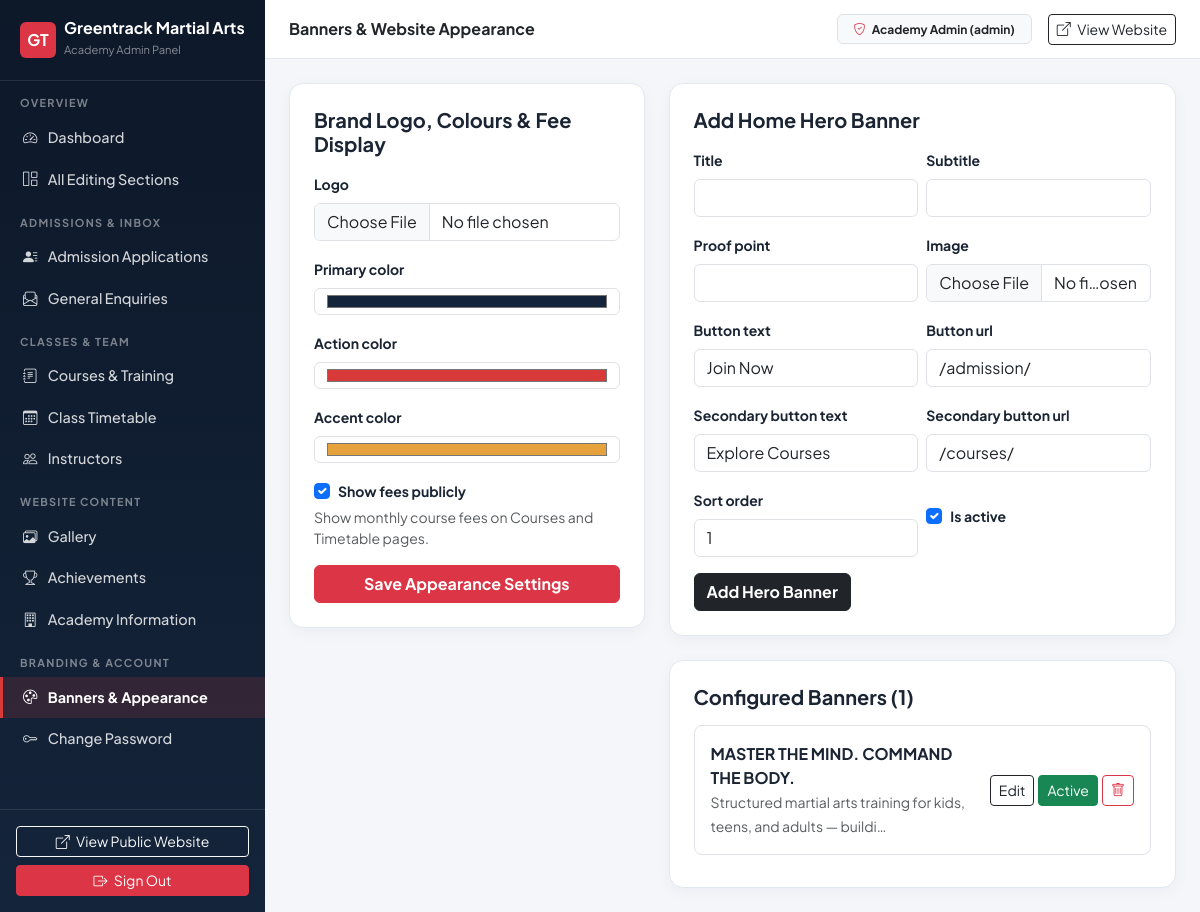
Page /academy-panel/content/appearance/ (signed in) on the committed database.
### core/models.py (models this page shows, shortened)
class SiteSettings(models.Model):
    academy_name = models.CharField(max_length=150, default='Greentrack Martial Arts')
    tagline = models.CharField(
        max_length=200,
        default='Build Strength. Discipline. Confidence.',
    )
    logo = models.ImageField(
        upload_to='branding/',
        blank=True,
        null=True,
        validators=[validate_safe_image],
    )
    phone = models.CharField(max_length=40, default='+91 98765 43210')
    whatsapp = models.CharField(
        max_length=40,
        default='919876543210',
        help_text='Digits with country code, no + or spaces (used for WhatsApp click-to-chat).',
    )
    email = models.EmailField(default='admissions@greentrackmartialarts.in')
    address = models.TextField(
        default='42 Greentrack Dojo, 100 Feet Road, Indiranagar, Bengaluru 560038',
    )
    opening_hours = models.CharField(
        max_length=200,
        default='Mon–Fri: 6:00 AM – 9:00 PM | Sat–Sun: 7:30 AM – 4:00 PM',
    )
    map_url = models.URLField(
        blank=True,
        default='https://maps.google.com/?q=Indiranagar+Bengaluru',
        help_text='Verified Google Maps directions link.',
    )
    map_embed_url = models.URLField(
        blank=True,
        default='',
        help_text='Optional Google Maps embed iframe URL.',
    )
    instagram_url = models.URLField(blank=True, default='https://instagram.com/')
    facebook_url = models.URLField(blank=True, default='https://facebook.com/')
    youtube_url = models.URLField(blank=True, default='')
    primary_color = models.CharField(max_length=20, default='#14243A')
    action_color = models.CharField(max_length=20, default='#D83A3A')
    accent_color = models.CharField(max_length=20, default='#E6A23C')
    show_fees_publicly = models.BooleanField(
        default=True,
        help_text='Show monthly course fees on Courses and Timetable pages.',
    )
    founded_year = models.PositiveIntegerField(default=2014)
    academy_story = models.TextField(
        default=(
            'Founded in 2014, Greentrack Martial Arts was established to provide structured, '
            'safe, and welcoming martial arts education for children, teens, and adults. '
            'Our academy blends traditional martial values—respect, self-control, and perseverance—with '
            'modern coaching science.'
        ),
    )
    training_philosophy = models.TextField(
        default=(
            'Every student progresses at a clear, structured pace built on safety, technical mastery, '
            'physical conditioning, and mental confidence. Whether stepping onto the mats for fitness, '
            'personal safety, or tournament competition, our instructors guide each learner personally.'
        ),
    )
    footer_text = models.CharField(
        max_length=255,
        default='Structured Karate, Boxing, Kung Fu, and practical Self-Defence training for all ages.',
    )
    privacy_notice = models.TextField(
        default=(
            'Greentrack Martial Arts collects admission and enquiry details solely to respond to your '
            'training request, schedule trial assessments, and manage academy enrolment. Minor applicant '
            'information requires parent or guardian consent. Personal data is restricted to authorised '
            'academy staff, never sold or exposed publicly, and retained only as long as necessary for '
            'enrolment or legal compliance. To request data deletion, contact our academy office.'
        ),
    )
    updated_at = models.DateTimeField(auto_now=True)
    class Meta:
        verbose_name = 'Academy Information'
        verbose_name_plural = 'Academy Information'

class Banner(models.Model):
    title = models.CharField(max_length=160)
    subtitle = models.CharField(max_length=280)
    proof_point = models.CharField(
        max_length=120,
        blank=True,
        help_text='Verified badge/stat, e.g. "Certified Coaches • Ages 5 to Adult".',
    )
    image = models.ImageField(
        upload_to='banners/',
        blank=True,
        null=True,
        validators=[validate_safe_image],
    )
    button_text = models.CharField(max_length=50, default='Join Now')
    button_url = models.CharField(max_length=200, default='/admission/')
    secondary_button_text = models.CharField(max_length=50, default='Explore Courses')
    secondary_button_url = models.CharField(max_length=200, default='/courses/')
    sort_order = models.PositiveIntegerField(default=1)
    is_active = models.BooleanField(default=True)
    created_at = models.DateTimeField(auto_now_add=True)
    updated_at = models.DateTimeField(auto_now=True)
    class Meta:
        ordering = ['sort_order', '-created_at']
        verbose_name = 'Home Banner'
        verbose_name_plural = 'Home Banners'

### academy_panel/views.py (the view, shortened to what this page needs)
# urls.py: path('content/appearance/', views.manage_appearance_view, name='manage_appearance'),
@admin_panel_required
def manage_appearance_view(request):
    settings_obj = SiteSettings.objects.first() or SiteSettings.objects.create()
    edit_banner_id = request.GET.get('edit_banner')
    editing_banner = get_object_or_404(Banner, pk=edit_banner_id) if edit_banner_id and edit_banner_id.isdigit() else None
    appearance_form = WebsiteAppearanceForm(instance=settings_obj)
    banner_form = BannerForm(instance=editing_banner)
    return render(request, 'dashboard/content/appearance.html', {
        'appearance_form': appearance_form,
        'banner_form': banner_form,
        'editing_banner': editing_banner,
        'banners': Banner.objects.all(),
        'active_nav': 'appearance',
    })

### templates/dashboard/content/appearance.html (shortened to what this page needs)
{% extends 'dashboard/base.html' %}
{% block page_heading %}Banners &amp; Website Appearance{% endblock %}
{% block content %}
<div class="row g-4">
  <div class="col-lg-5">
    <div class="portal-card p-4 mb-4">
      <h2 class="h5 fw-bold mb-3">Brand Logo, Colours &amp; Fee Display</h2>
      <form method="post" enctype="multipart/form-data">
        {% for field in appearance_form %}
          <div class="mb-3">
            {% if field.field.widget.input_type == 'checkbox' %}
              <div class="form-check">
                {{ field }}
                <label class="form-check-label small fw-bold" for="{{ field.id_for_label }}">{{ field.label }}</label>
              </div>
            {% else %}
              <label class="form-label small fw-bold" for="{{ field.id_for_label }}">{{ field.label }}</label>
              {{ field }}
            {% endif %}
            {% if field.help_text %}<div class="form-text small">{{ field.help_text }}</div>{% endif %}
          </div>
        {% endfor %}
        <button type="submit" class="btn btn-danger w-100 fw-bold">Save Appearance Settings</button>
      </form>
    </div>
  </div>
  <div class="col-lg-7">
    <div class="portal-card p-4 mb-4">
      <div class="d-flex justify-content-between align-items-center mb-3">
        <h2 class="h5 fw-bold mb-0">{% if editing_banner %}Edit Hero Banner{% else %}Add Home Hero Banner{% endif %}</h2>
      </div>
      <form method="post" enctype="multipart/form-data">
        <div class="row g-2">
          {% for field in banner_form %}
            <div class="col-md-6 mb-2">
              {% if field.field.widget.input_type == 'checkbox' %}
                <div class="form-check mt-3">{{ field }} <label class="form-check-label small fw-bold" for="{{ field.id_for_label }}">{{ field.label }}</label></div>
              {% else %}
                <label class="form-label small fw-bold" for="{{ field.id_for_label }}">{{ field.label }}</label>
                {{ field }}
              {% endif %}
            </div>
          {% endfor %}
        </div>
        <button type="submit" class="btn btn-dark mt-2 fw-bold">{% if editing_banner %}Update Banner{% else %}Add Hero Banner{% endif %}</button>
      </form>
    </div>
    <div class="portal-card p-4">
      <h3 class="h5 fw-bold mb-3">Configured Banners ({{ banners|length }})</h3>
      {% for b in banners %}
        <div class="border rounded-3 p-3 mb-2 d-flex justify-content-between align-items-center gap-2">
          <div>
            <div class="fw-bold">{{ b.title }}</div>
            <small class="text-muted">{{ b.subtitle|truncatechars:70 }}</small>
          </div>
          <div class="d-flex gap-1">
            <a href="?edit_banner={{ b.pk }}" class="btn btn-sm btn-outline-dark">Edit</a>
            <form method="post">
              <button type="submit" class="btn btn-sm {% if b.is_active %}btn-success{% else %}btn-outline-secondary{% endif %}">
                {% if b.is_active %}Active{% else %}Hidden{% endif %}
              </button>
            </form>
            <form method="post" onsubmit="return confirm('Delete this banner?');">
              <button type="submit" class="btn btn-sm btn-outline-danger"><i class="bi bi-trash"></i></button>
            </form>
          </div>
        </div>
      {% endfor %}
    </div>
  </div>
</div>
{% endblock %}

### templates/dashboard/base.html (shortened to what this page needs)
{% load static %}
<!DOCTYPE html>
<html lang="en">
<head>
  <link href="https://cdn.jsdelivr.net/npm/bootstrap@5.3.3/dist/css/bootstrap.min.css" rel="stylesheet">
  <link href="https://cdn.jsdelivr.net/npm/bootstrap-icons@1.11.3/font/bootstrap-icons.min.css" rel="stylesheet">
  <link rel="stylesheet" href="{% static 'css/dashboard.css' %}">
</head>
<body>
  <div class="portal-wrapper">
    <aside class="portal-sidebar d-none d-lg-flex">
      <div class="portal-brand d-flex align-items-center gap-2">
        {% if site_settings.logo %}
          <img src="{{ site_settings.logo.url }}" alt="{{ site_settings.academy_name }}" height="36" class="rounded-2">
        {% else %}
          <span class="d-inline-flex align-items-center justify-content-center rounded-2 bg-danger text-white fw-bold" style="width: 36px; height: 36px;">GT</span>
        {% endif %}
        <div>
          <div class="fw-bold lh-1">{{ site_settings.academy_name }}</div>
          <small class="text-white-50" style="font-size: 0.7rem;">Academy Admin Panel</small>
        </div>
      </div>
      <nav class="flex-grow-1 pb-4">
        <div class="portal-nav-label">Overview</div>
        <a href="{% url 'academy_panel:overview' %}" class="portal-nav-link {% if active_nav == 'overview' %}active{% endif %}">
          <i class="bi bi-speedometer2"></i> Dashboard
        </a>
        <a href="{% url 'academy_panel:content_hub' %}" class="portal-nav-link {% if active_nav == 'content' %}active{% endif %}">
          <i class="bi bi-grid-1x2"></i> All Editing Sections
        </a>
        <div class="portal-nav-label">Admissions &amp; Inbox</div>
        <a href="{% url 'academy_panel:applications' %}" class="portal-nav-link {% if active_nav == 'applications' %}active{% endif %}">
          <i class="bi bi-person-lines-fill"></i> Admission Applications
        </a>
        <a href="{% url 'academy_panel:enquiries' %}" class="portal-nav-link {% if active_nav == 'enquiries' %}active{% endif %}">
          <i class="bi bi-envelope-paper"></i> General Enquiries
        </a>
        <div class="portal-nav-label">Classes &amp; Team</div>
        <a href="{% url 'academy_panel:manage_courses' %}" class="portal-nav-link {% if active_nav == 'courses' %}active{% endif %}">
          <i class="bi bi-journal-text"></i> Courses &amp; Training
        </a>
        <a href="{% url 'academy_panel:manage_timetable' %}" class="portal-nav-link {% if active_nav == 'timetable' %}active{% endif %}">
          <i class="bi bi-calendar3"></i> Class Timetable
        </a>
        <a href="{% url 'academy_panel:manage_instructors' %}" class="portal-nav-link {% if active_nav == 'instructors' %}active{% endif %}">
          <i class="bi bi-people"></i> Instructors
        </a>
        <div class="portal-nav-label">Website Content</div>
        <a href="{% url 'academy_panel:manage_gallery' %}" class="portal-nav-link {% if active_nav == 'gallery' %}active{% endif %}">
          <i class="bi bi-images"></i> Gallery
        </a>
        <a href="{% url 'academy_panel:manage_achievements' %}" class="portal-nav-link {% if active_nav == 'achievements' %}active{% endif %}">
          <i class="bi bi-trophy"></i> Achievements
        </a>
        <a href="{% url 'academy_panel:manage_info' %}" class="portal-nav-link {% if active_nav == 'info' %}active{% endif %}">
          <i class="bi bi-building"></i> Academy Information
        </a>
        <div class="portal-nav-label">Branding &amp; Account</div>
        <a href="{% url 'academy_panel:manage_appearance' %}" class="portal-nav-link {% if active_nav == 'appearance' %}active{% endif %}">
          <i class="bi bi-palette"></i> Banners &amp; Appearance
        </a>
        <a href="{% url 'academy_panel:account_settings' %}" class="portal-nav-link {% if active_nav == 'account' %}active{% endif %}">
          <i class="bi bi-key"></i> Change Password
        </a>
      </nav>
      <div class="p-3 border-top border-white border-opacity-10">
        <a href="{% url 'home' %}" target="_blank" class="btn btn-outline-light btn-sm w-100 mb-2">
          <i class="bi bi-box-arrow-up-right me-1"></i> View Public Website
        </a>
        <a href="{% url 'academy_panel:logout' %}" class="btn btn-danger btn-sm w-100">
          <i class="bi bi-box-arrow-right me-1"></i> Sign Out
        </a>
      </div>
    </aside>
    <div class="portal-main">
      <header class="portal-topbar">
        <div class="d-flex align-items-center gap-2">
          <span class="fw-bold text-dark">{% block page_heading %}Academy Admin Panel{% endblock %}</span>
        </div>
        <div class="d-flex align-items-center gap-3">
          <span class="badge bg-light text-dark border py-2 px-3 d-none d-sm-inline-block">
            <i class="bi bi-shield-check text-danger me-1"></i>
            Academy Admin ({{ request.user.username }})
          </span>
          <a href="{% url 'home' %}" target="_blank" class="btn btn-sm btn-outline-dark d-none d-md-inline-block">
            <i class="bi bi-box-arrow-up-right me-1"></i> View Website
          </a>
        </div>
      </header>
      <div class="p-3 p-md-4 flex-grow-1">
        {% block content %}{% endblock %}
      </div>
    </div>
  </div>
</body>
</html>

### rows in the picture
SiteSettings: academy_name "Greentrack Martial Arts", appearance_form "#14243a" "#d83a3a" "#e6a23c", appearance_form "☑"
Banner: title "MASTER THE MIND. COMMAND THE BODY.", subtitle "Structured martial arts training for kids, teens, and adults — buildi…", is_active "Active"

### other values in the picture
{{ request.user.username }} "admin"
{{ field.label }} "Logo" "Primary color" "Action color" "Accent color"
{{ field.label }} "Show fees publicly"
{{ field.help_text }} "Show monthly course fees on Courses and Timetable pages."
{{ field.label }} "Title" "Subtitle" "Proof point" "Image" "Button text" "Button url" "Secondary button text" "Secondary button url" "Sort order"
{{ field.label }} "Is active"
{{ banners|length }} "1"
